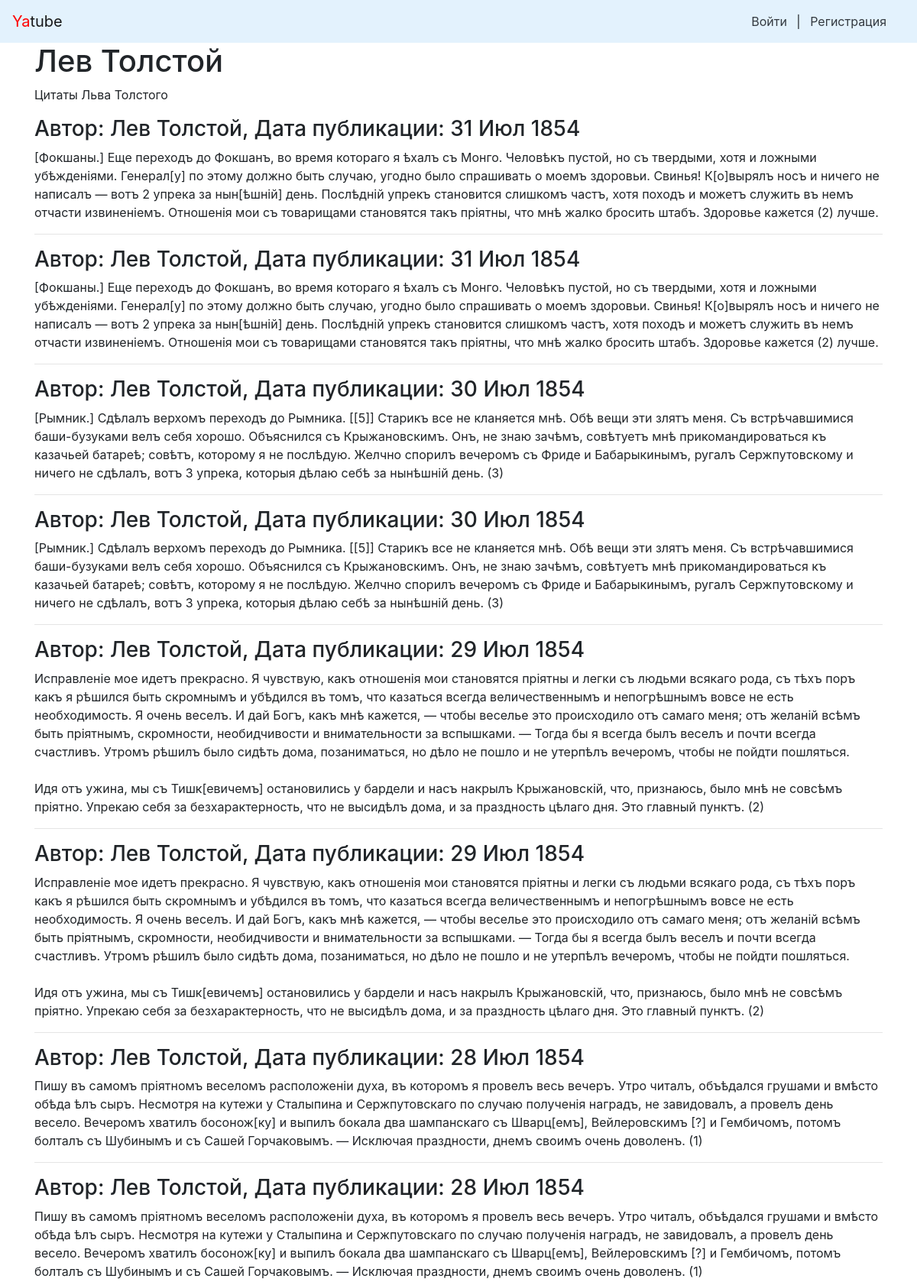
Screenshot of /group/lev/ (upper part) with the database file from the repository.
### posts/models.py (models this page shows, shortened)
class Group(models.Model):
    title = models.CharField(max_length=200)
    slug = models.SlugField(unique=True)
    description = models.TextField()

class Post(models.Model):
    text = models.TextField()
    pub_date = models.DateTimeField("date published", auto_now_add=True)
    author = models.ForeignKey(User,
                               on_delete=models.CASCADE,
                               related_name="posts")
    group = models.ForeignKey(Group,
                              on_delete=models.SET_NULL,
                              related_name="posts",
                              blank=True, null=True)
    class Meta:
        ordering = ['-pub_date']

### posts/views.py (the view)
# urls.py: path("group/<slug:slug>/", views.group_posts, name="show_group"),
def group_posts(request, slug):
    group = get_object_or_404(Group, slug=slug)
    posts = group.posts.all()[:12]
    return render(request, "group.html", {"group": group, "posts": posts})

### users/context_processors.py (called while the page is built)
def year(request):
    current_year = dt.date.today().year
    return {
        "year": current_year
    }

### templates/posts/group.html (shortened to what this page needs)
{% extends "base.html" %}
{% block header %}{{ group.title }}{% endblock %}
{% block content %}
    <p>{{ group.description }}</p>
    {% for post in posts %}
      <h3>
            Автор: {{ post.author.get_full_name }}, Дата публикации: {{ post.pub_date|date:"d M Y" }}
      </h3>
      <p>{{ post.text|linebreaksbr }}</p>
      <hr>
    {% endfor %}
{% endblock %}

### rows the page displays
Group: title "Лeв Толстой", description "Цитаты Льва Толстого"
Post: author.get_full_name "Лев Толстой", pub_date "31 Июл 1854", text "[Фокшаны.] Еще переходъ до Фокшанъ, во время котораго я ѣхалъ съ Монго. Человѣкъ пустой, но съ твердыми, хотя и ложными убѣжденіями. Генерал[у] по этому должно быть случаю, угодно было спрашивать о моемъ здоровьи. Свинья! К[о]вырялъ носъ и ничего не написалъ — вотъ 2 упрека за нын[ѣшній] день. Послѣдній упрекъ становится слишкомъ частъ, хотя походъ и можетъ служить въ немъ отчасти извиненіемъ. Отношенія мои съ товарищами становятся такъ пріятны, что мнѣ жалко бросить штабъ. Здоровье кажется (2) лучше."
Post: author.get_full_name "Лев Толстой", pub_date "31 Июл 1854", text "[Фокшаны.] Еще переходъ до Фокшанъ, во время котораго я ѣхалъ съ Монго. Человѣкъ пустой, но съ твердыми, хотя и ложными убѣжденіями. Генерал[у] по этому должно быть случаю, угодно было спрашивать о моемъ здоровьи. Свинья! К[о]вырялъ носъ и ничего не написалъ — вотъ 2 упрека за нын[ѣшній] день. Послѣдній упрекъ становится слишкомъ частъ, хотя походъ и можетъ служить въ немъ отчасти извиненіемъ. Отношенія мои съ товарищами становятся такъ пріятны, что мнѣ жалко бросить штабъ. Здоровье кажется (2) лучше."
Post: author.get_full_name "Лев Толстой", pub_date "30 Июл 1854", text "[Рымник.] Сдѣлалъ верхомъ переходъ до Рымника. [[5]] Старикъ все не кланяется мнѣ. Обѣ вещи эти злятъ меня. Съ встрѣчавшимися баши-бузуками велъ себя хорошо. Объяснился съ Крыжановскимъ. Онъ, не знаю зачѣмъ, совѣтуетъ мнѣ прикомандироваться къ казачьей батареѣ; совѣтъ, которому я не послѣдую. Желчно спорилъ вечеромъ съ Фриде и Бабарыкинымъ, ругалъ Сержпутовскому и ничего не сдѣлалъ, вотъ 3 упрека, которыя дѣлаю себѣ за нынѣшній день. (3)"
Post: author.get_full_name "Лев Толстой", pub_date "30 Июл 1854", text "[Рымник.] Сдѣлалъ верхомъ переходъ до Рымника. [[5]] Старикъ все не кланяется мнѣ. Обѣ вещи эти злятъ меня. Съ встрѣчавшимися баши-бузуками велъ себя хорошо. Объяснился съ Крыжановскимъ. Онъ, не знаю зачѣмъ, совѣтуетъ мнѣ прикомандироваться къ казачьей батареѣ; совѣтъ, которому я не послѣдую. Желчно спорилъ вечеромъ съ Фриде и Бабарыкинымъ, ругалъ Сержпутовскому и ничего не сдѣлалъ, вотъ 3 упрека, которыя дѣлаю себѣ за нынѣшній день. (3)"
Post: author.get_full_name "Лев Толстой", pub_date "29 Июл 1854", text "Исправленіе мое идетъ прекрасно. Я чувствую, какъ отношенія мои становятся пріятны и легки съ людьми всякаго рода, съ тѣхъ поръ какъ я рѣшился быть скромнымъ и убѣдился въ томъ, что казаться всегда величественнымъ и непогрѣшнымъ вовсе не есть необходимость. Я очень веселъ. И дай Богъ, какъ мнѣ кажется, — чтобы веселье это происходило отъ самаго меня; отъ желаній всѣмъ быть пріятнымъ, скромности, необидчивости и внимательности за вспышками. — Тогда бы я всегда былъ веселъ и почти всегда счастливъ. Утромъ рѣшилъ было сидѣть дома, позаниматься, но дѣло не пошло и не утерпѣлъ вечеромъ, чтобы не пойдти пошляться. Идя отъ ужина, мы съ Тишк[евичемъ] остановились у бардели и насъ накрылъ…"
Post: author.get_full_name "Лев Толстой", pub_date "29 Июл 1854", text "Исправленіе мое идетъ прекрасно. Я чувствую, какъ отношенія мои становятся пріятны и легки съ людьми всякаго рода, съ тѣхъ поръ какъ я рѣшился быть скромнымъ и убѣдился въ томъ, что казаться всегда величественнымъ и непогрѣшнымъ вовсе не есть необходимость. Я очень веселъ. И дай Богъ, какъ мнѣ кажется, — чтобы веселье это происходило отъ самаго меня; отъ желаній всѣмъ быть пріятнымъ, скромности, необидчивости и внимательности за вспышками. — Тогда бы я всегда былъ веселъ и почти всегда счастливъ. Утромъ рѣшилъ было сидѣть дома, позаниматься, но дѣло не пошло и не утерпѣлъ вечеромъ, чтобы не пойдти пошляться. Идя отъ ужина, мы съ Тишк[евичемъ] остановились у бардели и насъ накрылъ…"
Post: author.get_full_name "Лев Толстой", pub_date "28 Июл 1854", text "Пишу въ самомъ пріятномъ веселомъ расположеніи духа, въ которомъ я провелъ весь вечеръ. Утро читалъ, объѣдался грушами и вмѣсто обѣда ѣлъ сыръ. Несмотря на кутежи у Сталыпина и Сержпутовскаго по случаю полученія наградъ, не завидовалъ, а провелъ день весело. Вечеромъ хватилъ босонож[ку] и выпилъ бокала два шампанскаго съ Шварц[емъ], Вейлеровскимъ [?] и Гембичомъ, потомъ болталъ съ Шубинымъ и съ Сашей Горчаковымъ. — Исключая праздности, днемъ своимъ очень доволенъ. (1)"
Post: author.get_full_name "Лев Толстой", pub_date "28 Июл 1854", text "Пишу въ самомъ пріятномъ веселомъ расположеніи духа, въ которомъ я провелъ весь вечеръ. Утро читалъ, объѣдался грушами и вмѣсто обѣда ѣлъ сыръ. Несмотря на кутежи у Сталыпина и Сержпутовскаго по случаю полученія наградъ, не завидовалъ, а провелъ день весело. Вечеромъ хватилъ босонож[ку] и выпилъ бокала два шампанскаго съ Шварц[емъ], Вейлеровскимъ [?] и Гембичомъ, потомъ болталъ съ Шубинымъ и съ Сашей Горчаковымъ. — Исключая праздности, днемъ своимъ очень доволенъ. (1)"
